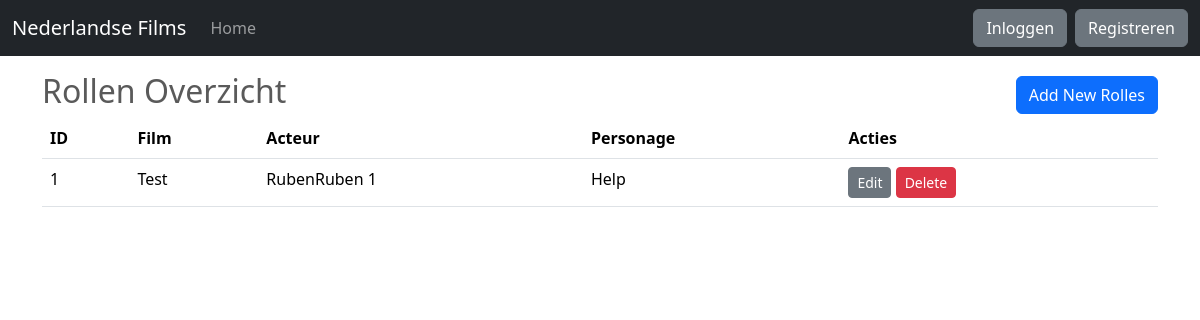
Page /rollen on the earlier database version.
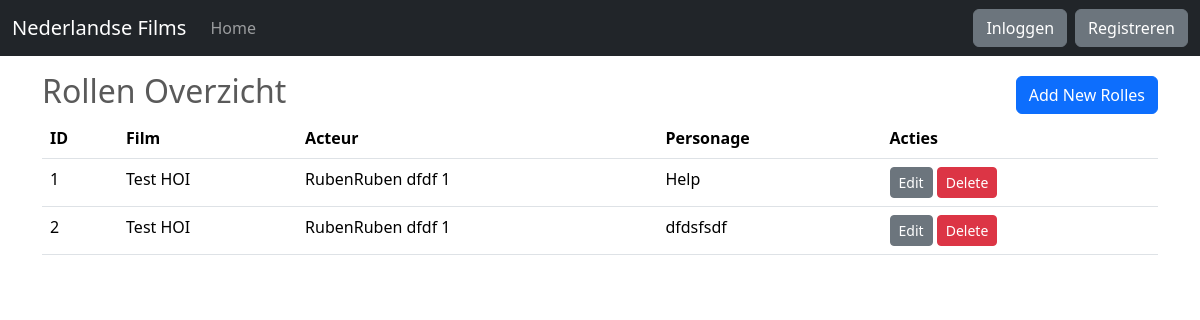
Same page on the later database version.
### app/models.py (models this page shows, shortened)
class Rol(db.Model):
    id = db.Column(db.Integer, primary_key=True)
    acteur_id = db.Column(db.Integer, db.ForeignKey('acteur.id'), nullable=False)
    film_id = db.Column(db.Integer, db.ForeignKey('film.id'), nullable=False)
    personage = db.Column(db.String(100), nullable=False)

class Film(db.Model):
    id = db.Column(db.Integer, primary_key=True)
    titel = db.Column(db.String(100), nullable=False)
    regisseur_id = db.Column(db.Integer, db.ForeignKey('regisseur.id'), nullable=False)
    jaar = db.Column(db.Integer, nullable=False)
    trailer_url = db.Column(db.String(255))  # Assuming trailers are hosted externally
    bezoekers = db.Column(db.Integer, default=None)  # Visitor count
    omzet = db.Column(db.BigInteger, default=None)  # Revenue, using BigInteger for larger numbers
    overzicht = db.Column(db.Text)  # General overview or description of the film
    citaten = db.relationship('Citaat', backref='film', lazy=True)

class Acteur(db.Model):
    id = db.Column(db.Integer, primary_key=True)
    voornaam = db.Column(db.String(50), nullable=False)
    achternaam = db.Column(db.String(50), nullable=False)
    rollen = db.relationship('Rol', backref='acteur', lazy=True)

### app/routes.py (the view)
@app.route('/rollen', methods=['GET'])
def rollen():
    roles = db.session.query(Rol, Film.titel, Acteur.voornaam, Acteur.achternaam)\
                  .join(Film, Rol.film_id == Film.id)\
                  .join(Acteur, Rol.acteur_id == Acteur.id)\
                  .all()
    return render_template('rollen.html', roles=roles)

### app/templates/rollen.html
{% extends "base.html" %}
{% block content %}
<div class="container mt-4">
    <div class="d-flex justify-content-between align-items-center">
        <h2>Rollen Overzicht</h2>
        <a href="{{ url_for('main.rol_add') }}" class="btn btn-primary">Add New Rolles</a>
    </div>
    <table class="table">
        <thead>
            <tr>
                <th>ID</th>
                <th>Film</th>
                <th>Acteur</th>
                <th>Personage</th>
                <th>Acties</th>
            </tr>
        </thead>
        <tbody>
            {% for role, film_title, acteur_voornaam, acteur_achternaam in roles %}
            <tr>
                <td>{{ role.id }}</td>
                <td>{{ film_title }}</td>
                <td>{{ acteur_voornaam }} {{ acteur_achternaam }}</td>
                <td>{{ role.personage }}</td>
                <td>
                    <a href="{{ url_for('main.rol_edit', id=role.id) }}" class="btn btn-sm btn-secondary">Edit</a>
                    <a href="{{ url_for('main.rol_delete', id=role.id) }}" class="btn btn-sm btn-danger"
                        onclick="return confirm('Weet je het zeker?');">Delete</a>
                </td>
            </tr>
            {% endfor %}
        </tbody>
    </table>
</div>
{% endblock %}

### app/templates/base.html (shortened to what this page needs)
<!DOCTYPE html>
<html lang="nl">
<head>
    <link href="https://cdn.jsdelivr.net/npm/bootstrap@5.3.3/dist/css/bootstrap.min.css" rel="stylesheet"
>
    <link href="{{ url_for('static', filename='css/carousel.css') }}" rel="stylesheet">
</head>
<body>
    <body>
        <header>
            <nav class="navbar navbar-expand-md navbar-dark fixed-top bg-dark">
                <div class="container-fluid">
                    <a class="navbar-brand" href="{{ url_for('main.index') }}">Nederlandse Films</a>
                    <div class="collapse navbar-collapse" id="navbarCollapse">
                        <ul class="navbar-nav me-auto mb-2 mb-md-0">
                            <li class="nav-item">
                                <a class="nav-link{{ ' active' if request.path == url_for('main.index') else '' }}"
                                    aria-current="page" href="{{ url_for('main.index') }}">Home</a>
                            </li>
                        </ul>
                        <div class="d-flex align-items-center">
                            {% if current_user.is_authenticated %}
                            <span class="navbar-text me-2">{{ current_user.username }}</span>
                            <a class="btn btn-secondary me-2" href="{{ url_for('main.logout') }}">Uitloggen</a>
                            {% else %}
                            <a class="btn btn-secondary me-2" href="{{ url_for('main.login') }}">Inloggen</a>
                            <a class="btn btn-secondary" href="{{ url_for('main.register') }}">Registreren</a>
                            {% endif %}
                        </div>
                    </div>
                </div>
            </nav>
        </header>
        <main>
            {% block content %}{% endblock %}
        </main>
    </body>
</html>

### app/static/css/carousel.css (style rules this page uses)
body { padding-top: 3rem; padding-bottom: 3rem; color: #5a5a5a; }

Differences in the rows shown:
changed through a linked row, Rol "Help": titel "Test" → "Test HOI"; voornaam "RubenRuben" → "RubenRuben dfdf"
added Rol: id "2", titel "Test HOI", voornaam "RubenRuben dfdf", acteur_achternaam "1", personage "dfdsfsdf"
